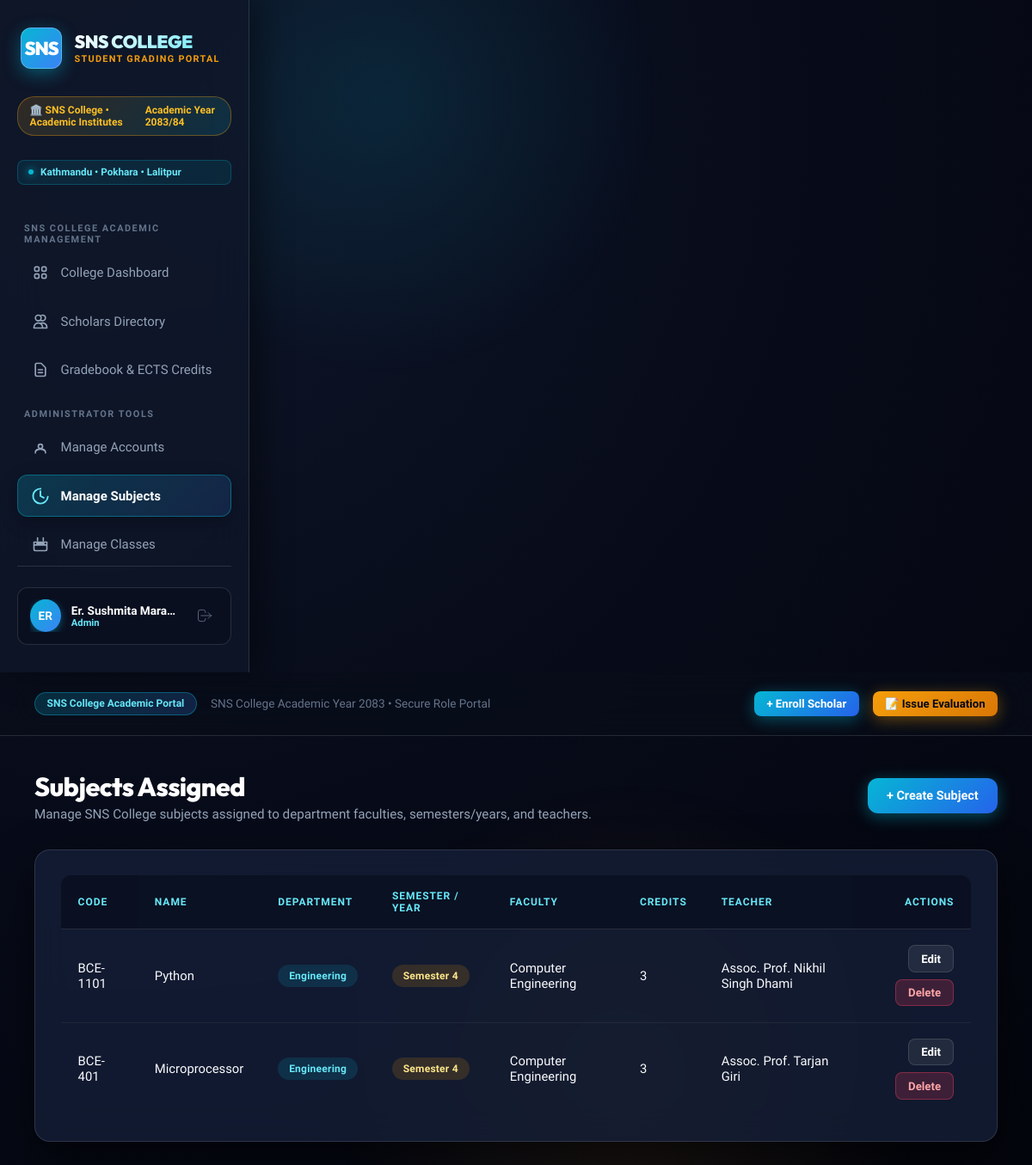
The page /admin/manage-subjects (signed in) on the database its author committed.
### models.py (models this page shows, shortened)
class User(db.Model):
    __tablename__ = 'users'
    id = db.Column(db.Integer, primary_key=True)
    username = db.Column(db.String(50), unique=True, nullable=False)
    email = db.Column(db.String(100), unique=True, nullable=False)
    full_name = db.Column(db.String(100), nullable=False)
    password_hash = db.Column(db.String(255), nullable=False)
    role = db.Column(db.String(20), default='Teacher')  # 'Admin', 'Teacher', 'Student'
    department = db.Column(db.String(80), default='General')
    created_at = db.Column(db.DateTime, default=datetime.utcnow)

class Subject(db.Model):
    __tablename__ = 'subjects'
    id = db.Column(db.Integer, primary_key=True)
    code = db.Column(db.String(20), unique=True, nullable=False)
    name = db.Column(db.String(100), nullable=False)
    department = db.Column(db.String(80), default='Engineering')
    academic_period = db.Column(db.String(40), default='Semester 1')
    faculty = db.Column(db.String(80), default='General')
    level = db.Column(db.String(20), default='Bachelor')
    credits = db.Column(db.Integer, default=3)
    assigned_teacher_id = db.Column(db.Integer, db.ForeignKey('users.id'), nullable=True)
    grades = db.relationship('Grade', backref='subject', lazy=True)
    assigned_teacher = db.relationship('User', backref='assigned_subjects', foreign_keys=[assigned_teacher_id])

### app.py (the view)
@app.route('/admin/manage-subjects')
@login_required
def admin_manage_subjects():
    if g.user.role != 'Admin':
        flash('Only administrators can manage subjects.', 'warning')
        return redirect(url_for('dashboard'))
    subjects = Subject.query.order_by(Subject.code).all()
    teachers = User.query.filter_by(role='Teacher').order_by(User.full_name).all()
    return render_template('admin_manage_subjects.html', subjects=subjects, teachers=teachers)

### app.py (called while the page is built)
@app.before_request
def load_logged_in_user():
    user_id = session.get('user_id')
    if user_id is None:
        g.user = None
    else:
        g.user = User.query.get(user_id)

@app.context_processor
def inject_user():
    return dict(current_user=getattr(g, 'user', None), can_manage_grade=user_can_manage_grade, csrf_token=generate_csrf)

def login_required(f):
    @wraps(f)
    def decorated_function(*args, **kwargs):
        if g.user is None:
            flash('Please log in to access this page.', 'warning')
            return redirect(url_for('login', next=request.url))
        return f(*args, **kwargs)
    return decorated_function

### templates/admin_manage_subjects.html (shortened to what this page needs)
{% extends 'base.html' %}
{% block content %}
<div class="page-header">
    <div>
        <h1 class="page-title">Subjects Assigned</h1>
        <p class="page-subtitle">Manage SNS College subjects assigned to department faculties, semesters/years, and teachers.</p>
    </div>
    <div>
        <a href="{{ url_for('admin_create_subject') }}" class="btn btn-primary">+ Create Subject</a>
    </div>
</div>
<div class="card">
    <div class="table-responsive">
        <table class="data-table">
            <thead>
                <tr>
                    <th>Code</th>
                    <th>Name</th>
                    <th>Department</th>
                    <th>Semester / Year</th>
                    <th>Faculty</th>
                    <th>Credits</th>
                    <th>Teacher</th>
                    <th style="text-align: right;">Actions</th>
                </tr>
            </thead>
            <tbody>
                {% for subject in subjects %}
                <tr>
                    <td>{{ subject.code }}</td>
                    <td>{{ subject.name }}</td>
                    <td><span class="badge" style="background: rgba(6, 182, 212, 0.15); color: var(--accent-cyan-light);">{{ subject.department or 'Engineering' }}</span></td>
                    <td><span class="badge" style="background: rgba(245, 158, 11, 0.15); color: #fde68a;">{{ subject.academic_period or 'Semester 1' }}</span></td>
                    <td>{{ subject.faculty or 'General' }}</td>
                    <td>{{ subject.credits }}</td>
                    <td>{{ subject.assigned_teacher.full_name if subject.assigned_teacher else 'Not assigned' }}</td>
                    <td style="text-align: right;">
                        <div style="display: flex; justify-content: flex-end; gap: 0.5rem; flex-wrap: wrap;">
                            <a href="{{ url_for('admin_edit_subject', subject_id=subject.id) }}" class="btn btn-secondary btn-sm">Edit</a>
                            <form method="POST" action="{{ url_for('admin_delete_subject', subject_id=subject.id) }}" style="display: inline;" onsubmit="return confirm('Delete this subject?');">
                                <button type="submit" class="btn btn-danger btn-sm">Delete</button>
                            </form>
                        </div>
                    </td>
                </tr>
                {% else %}
                <tr>
                    <td colspan="8" style="text-align: center; color: var(--text-muted); padding: 2rem;">No subjects are configured yet.</td>
                </tr>
                {% endfor %}
            </tbody>
        </table>
    </div>
</div>
{% endblock %}

### templates/base.html (shortened to what this page needs)
<DOCTYPE html>
<html lang="en">
<head>
</head>
<body>
    {% if g.user %}
    <aside class="sidebar">
        <a href="{{ url_for('dashboard') }}" class="university-brand">
            <div class="crest-icon">SNS</div>
            <div class="brand-text">
                <span class="brand-name">SNS COLLEGE</span>
                <span class="brand-sub">Student Grading Portal</span>
            </div>
        </a>
        <div class="world-rank-badge">
            <span>🏛️ SNS College • Academic Institutes</span>
            <span>Academic Year 2083/84</span>
        </div>
        <div class="campus-pill">
            <span class="pulse-dot"></span>
            <span>Kathmandu • Pokhara • Lalitpur</span>
        </div>
        <div class="nav-section-title">SNS College Academic Management</div>
        <ul class="nav-links">
            <li>
                <a href="{{ url_for('dashboard') }}" class="nav-link {% if request.endpoint == 'dashboard' %}active{% endif %}">
                    <span>College Dashboard</span>
                </a>
            </li>
            <li>
                <a href="{{ url_for('students') }}" class="nav-link {% if request.endpoint in ['students', 'add_student', 'edit_student'] %}active{% endif %}">
                    <svg fill="none" viewBox="0 0 24 24" stroke="currentColor">
                        <path stroke-linecap="round" stroke-linejoin="round" d="M12 4.354a4 4 0 110 5.292M15 21H3v-1a6 6 0 0112 0v1zm0 0h6v-1a6 6 0 00-9-5.197M13 7a4 4 0 11-8 0 4 4 0 018 0z" />
                    </svg>
                    <span>Scholars Directory</span>
                </a>
            </li>
            <li>
                <a href="{{ url_for('grades') }}" class="nav-link {% if request.endpoint == 'grades' %}active{% endif %}">
                    <svg fill="none" viewBox="0 0 24 24" stroke="currentColor">
                        <path stroke-linecap="round" stroke-linejoin="round" d="M9 12h6m-6 4h6m2 5H7a2 2 0 01-2-2V5a2 2 0 012-2h5.586a1 1 0 01.707.293l5.414 5.414a1 1 0 01.293.707V19a2 2 0 01-2 2z" />
                    </svg>
                    <span>Gradebook & ECTS Credits</span>
                </a>
            </li>
        </ul>
        {% if g.user.role == 'Admin' %}
        <div class="nav-section-title">Administrator Tools</div>
        <ul class="nav-links">
            <li>
                <a href="{{ url_for('admin_manage_users') }}" class="nav-link {% if request.endpoint in ['admin_manage_users', 'admin_create_user', 'admin_edit_user'] %}active{% endif %}">
                    <svg fill="none" viewBox="0 0 24 24" stroke="currentColor">
                        <path stroke-linecap="round" stroke-linejoin="round" d="M5.121 17.804A9.953 9.953 0 0112 15c2.39 0 4.604.8 6.379 2.152M15 11a3 3 0 11-6 0 3 3 0 016 0zM19 20v-1a4 4 0 00-4-4H9a4 4 0 00-4 4v1" />
                    </svg>
                    <span>Manage Accounts</span>
                </a>
            </li>
            <li>
                <a href="{{ url_for('admin_manage_subjects') }}" class="nav-link {% if request.endpoint in ['admin_manage_subjects', 'admin_create_subject', 'admin_edit_subject'] %}active{% endif %}">
                    <svg fill="none" viewBox="0 0 24 24" stroke="currentColor">
                        <path stroke-linecap="round" stroke-linejoin="round" d="M12 6v6l4 2" />
                        <path stroke-linecap="round" stroke-linejoin="round" d="M21 12.79A9 9 0 1112.21 3" />
                    </svg>
                    <span>Manage Subjects</span>
                </a>
            </li>
            <li>
                <a href="{{ url_for('admin_manage_classes') }}" class="nav-link {% if request.endpoint in ['admin_manage_classes', 'admin_create_class', 'admin_edit_class'] %}active{% endif %}">
                    <svg fill="none" viewBox="0 0 24 24" stroke="currentColor">
                        <path stroke-linecap="round" stroke-linejoin="round" d="M8 7V3m8 4V3m-9 8h10M3 13h18M5 21h14a2 2 0 002-2V9H3v10a2 2 0 002 2z" />
                    </svg>
                    <span>Manage Classes</span>
                </a>
            </li>
        </ul>
        {% endif %}
        <div class="sidebar-footer">
            <div class="user-profile-card">
                <div style="display: flex; align-items: center; gap: 0.75rem; overflow: hidden;">
                    <div class="user-avatar">
                        {{ g.user.full_name[:2].upper() }}
                    </div>
                    <div class="user-info">
                        <span class="user-name">{{ g.user.full_name }}</span>
                        <span class="user-role-badge">{{ g.user.role }}</span>
                    </div>
                </div>
                <a href="{{ url_for('logout') }}" class="btn-logout-icon" title="Sign Out">
                    <svg width="20" height="20" fill="none" viewBox="0 0 24 24" stroke="currentColor">
                        <path stroke-linecap="round" stroke-linejoin="round" d="M17 16l4-4m0 0l-4-4m4 4H7m6 4v1a3 3 0 01-3 3H6a3 3 0 01-3-3V7a3 3 0 013-3h4a3 3 0 013 3v1" />
                    </svg>
                </a>
            </div>
        </div>
    </aside>
    {% endif %}
    <div class="main-wrapper">
        {% if g.user %}
        <header class="topbar">
            <div class="topbar-title-section">
                <span class="portal-tag">SNS College Academic Portal</span>
                <span style="color: var(--text-dim); font-size: 0.85rem;">SNS College Academic Year 2083 • Secure Role Portal</span>
            </div>
            <div class="topbar-actions">
                {% if g.user.role != 'Student' %}
                    <a href="{{ url_for('add_student') }}" class="btn btn-primary btn-sm">+ Enroll Scholar</a>
                    <a href="{{ url_for('grades') }}" class="btn btn-gold btn-sm">📝 Issue Evaluation</a>
                {% endif %}
            </div>
        </header>
        {% endif %}
        <main class="content-body">
            {% block content %}{% endblock %}
        </main>
    </div>
</body>
</html>

### rows shown on the page
User: user "ER", user.full_name "Er. Sushmita Mara…", user.role "Admin"
Subject: code "BCE-1101", name "Python", department "Engineering", academic_period "Semester 4", faculty "Computer Engineering", credits "3", assigned_teacher "Assoc. Prof. Nikhil Singh Dhami"
Subject: code "BCE-401", name "Microprocessor", department "Engineering", academic_period "Semester 4", faculty "Computer Engineering", credits "3", assigned_teacher "Assoc. Prof. Tarjan Giri"
